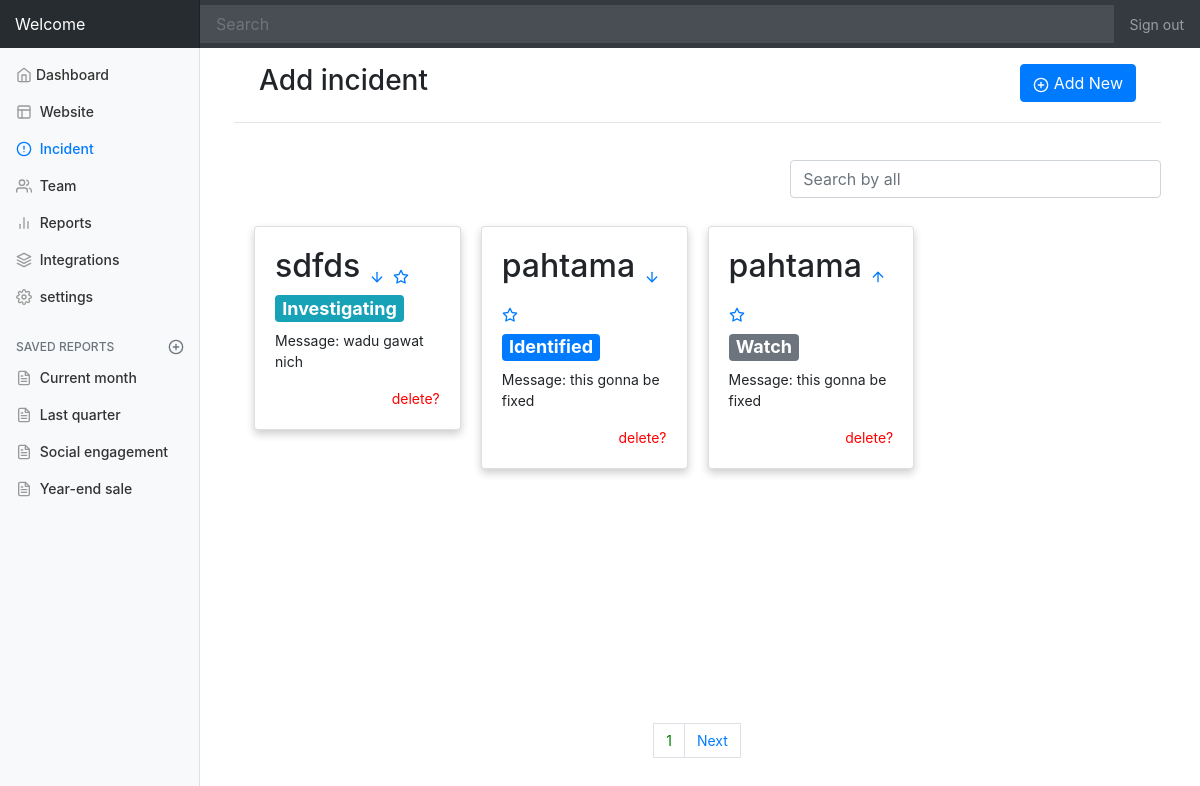
/dashboard/incident, run on an earlier commit of the app's database.
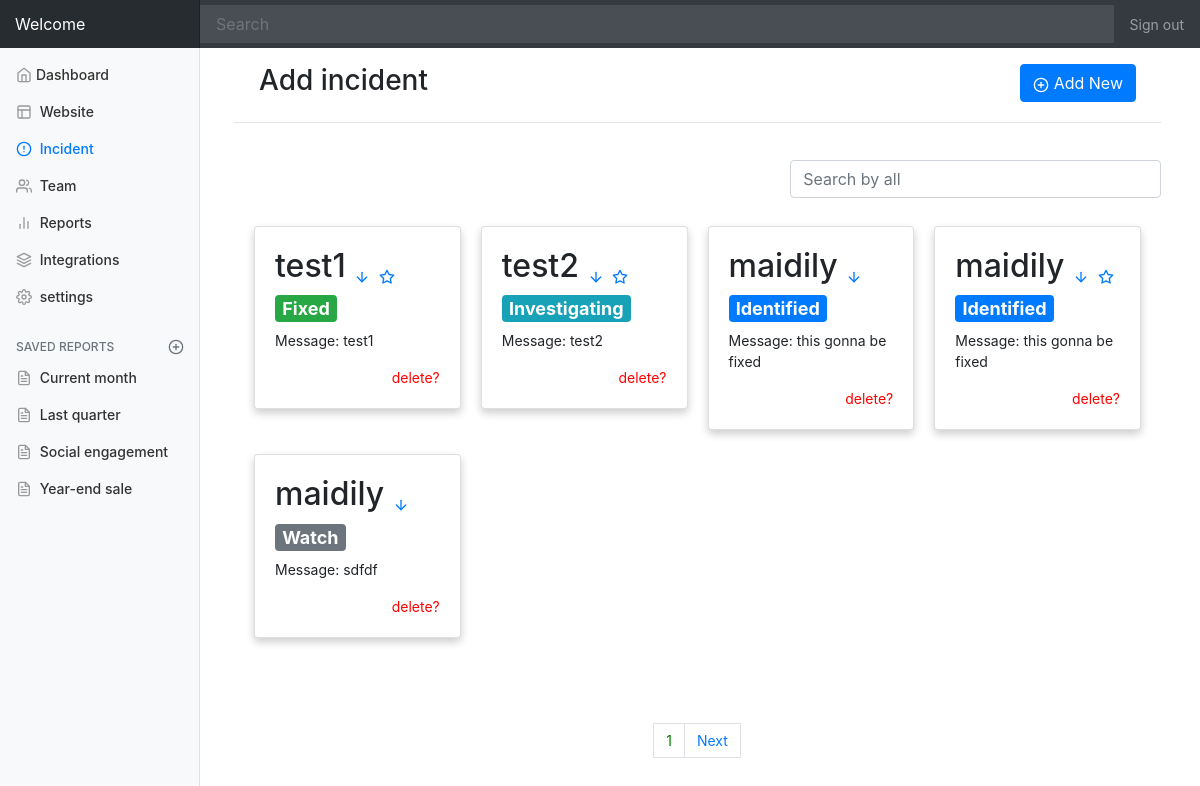
And on a later commit of the database.
### silinell/models.py (models this page shows, shortened)
class incident(models.Model):
    STATUS_ACTION_CHOICES = (
        ('Identified', 'identified'),
        ('Watch', 'watch'),
        ('Fixed', 'fixed'),
        ('Investigating', 'investigating'),
    )
    STATUS_UPTIME_CHOICES = (
        ('Down', 'Down'),
        ('Up', 'up'),
    )
    STATUS_STICKED_CHOICES = (
        ('Stikced', 'Stikced'),
        ('Un Stikced', 'Un Stikced'),
    )
    status_action = models.CharField(max_length=40, choices= STATUS_ACTION_CHOICES )
    status_webstie = models.CharField(max_length=40, choices= STATUS_UPTIME_CHOICES)
    stickied = models.CharField(max_length=40, choices= STATUS_STICKED_CHOICES, default="Stikced" )
    website_name = models.CharField(max_length=50)
    url = models.CharField(max_length=30, blank=True)
    message  = models.CharField(max_length=30, blank=True)

### silinell/views.py (the view, shortened to what this page needs)
# urls.py: path('dashboard/incident', views.dashboardAddwebsite.as_view(), name='incident_url'),
class dashboardAddwebsite(View):
    form_class = Formaddwebsbite
    initial = {'key': 'value'}
    template_name = 'dashboard/add-website.html'
    def get(self, request, *args, **kwargs):
        form = self.form_class(initial=self.initial)
        web_list = incident.objects.all().order_by('id')
        return render(request, self.template_name, {'form': form,'weblist_param': web_list})

### silinell/forms.py
class Formaddwebsbite(forms.ModelForm):
    class Meta:
        model = incident
        fields = '__all__'
        widget = {
        }

### silinell/templates/dashboard/add-website.html (shortened to what this page needs)
{% extends "dashboard/dashboard-base.html" %}
{% block content  %}
<div class="row">
<div class="col-md-6"><h3>Add incident</h3>
</div>
<div class="col-md-6">
<button type="button" style="float:right" class="btn btn-primary" data-toggle="modal" data-target="#exampleModal">
  <span data-toggle="tooltip" data-placement="top" data-feather="plus-circle"></span> Add New
</button></div>
</div>
<hr>
{% load static %}
{% load crispy_forms_tags %}
<br>
<input type="text" style="float:right;width:40%" class="form-control" id="searchaddwebsite" placeholder="Search by all">
<br>
<div class="thecontainer">
{% include "dashboard/add-website-component.html" %}
</div>
{% endblock %}

### silinell/templates/dashboard/dashboard-base.html (shortened to what this page needs)
<!doctype html>
<html lang="en">
  <head>
    {% load static %}
    <link href="{% static 'bootstrap/css/bootstrap.min.css'%}" rel="stylesheet">
    <link href="{% static 'bootstrap/css/dashboard.css' %}" rel="stylesheet">
  </head>
  <body>
    <nav class="navbar navbar-dark sticky-top bg-dark flex-md-nowrap p-0">
      <a class="navbar-brand col-sm-3 col-md-2 mr-0" href="#">Welcome</a>
      <input class="form-control form-control-dark w-100" type="text" placeholder="Search" aria-label="Search">
      <ul class="navbar-nav px-3">
        <li class="nav-item text-nowrap">
          <a class="nav-link" href="#">Sign out</a>
        </li>
      </ul>
    </nav>
    <div class="container-fluid">
      <div class="row">
        <nav class="col-md-2 d-none d-md-block bg-light sidebar">
          <div class="sidebar-sticky">
            <ul class="nav flex-column">
              <li class="nav-item">
                <a class="nav-link {% if request.path == '/dashboard/' %} active  {%endif%}" href="{% url 'dashboard' %}">
                  <span data-feather="home"></span>Dashboard </a>
              </li>
              <li class="nav-item">
                <a class="nav-link" href="#">
                  <span data-feather="layout"></span>
                  Website
                </a>
              </li>
              <li class="nav-item">
                <a class="nav-link {% if request.path == '/dashboard/incident' %} active  {%endif%}" href="{% url 'incident_url' %}">
                  <span data-feather="alert-circle"></span>
                   Incident
                </a>
              </li>
              <li class="nav-item">
                <a class="nav-link" href="#">
                  <span data-feather="users"></span>
                  Team
                </a>
              </li>
              <li class="nav-item">
                <a class="nav-link" href="#">
                  <span data-feather="bar-chart-2"></span>
                  Reports
                </a>
              </li>
              <li class="nav-item">
                <a class="nav-link" href="#">
                  <span data-feather="layers"></span>
                  Integrations
                </a>
              </li>
              <li class="nav-item">
                <a class="nav-link" href="#">
                  <span data-feather="settings"></span>
                  settings
                </a>
              </li>
            </ul>
            <h6 class="sidebar-heading d-flex justify-content-between align-items-center px-3 mt-4 mb-1 text-muted">
              <span>Saved reports</span>
              <a class="d-flex align-items-center text-muted" href="#">
                <span data-feather="plus-circle"></span>
              </a>
            </h6>
            <ul class="nav flex-column mb-2">
              <li class="nav-item">
                <a class="nav-link" href="#">
                  <span data-feather="file-text"></span>
                  Current month
                </a>
              </li>
              <li class="nav-item">
                <a class="nav-link" href="#">
                  <span data-feather="file-text"></span>
                  Last quarter
                </a>
              </li>
              <li class="nav-item">
                <a class="nav-link" href="#">
                  <span data-feather="file-text"></span>
                  Social engagement
                </a>
              </li>
              <li class="nav-item">
                <a class="nav-link" href="#">
                  <span data-feather="file-text"></span>
                  Year-end sale
                </a>
              </li>
            </ul>
          </div>
        </nav>
      </div>
       <main role="main" class="col-md-9 ml-sm-auto col-lg-10 pt-3 px-4">
      {% block content %}
      {% endblock %}
       </main>
    </div>
  </body>
</html>

### silinell/templates/dashboard/add-website-component.html (shortened to what this page needs)
{% load static %}
<br>
<div style="height:500px">
<div class= "row" >
{% for web in weblist_param %}
<div class ="column">
<div class="card line-content mt-4" >
  <div class="card-body">
     <h2>
         {{web.website_name}}
          {% if web.status_webstie == 'Up' %}
        <a href="#" data-toggle="tooltip"  title="this incident is UP"><span data-toggle="tooltip" data-placement="top" data-feather="arrow-up"></span></a>
        {%else%}
         <a href="#" data-toggle="tooltip"  title="this incident is Down"><span data-toggle="tooltip" data-placement="top" data-feather="arrow-down"></span></a>
          {%endif%}
           {% if web.stickied == 'Stikced' %}
        <a href="#" data-toggle="tooltip"  title="this incident is stickied"><span data-toggle="tooltip" data-placement="top" data-feather="star"></span></a>
          {%endif%}
        </h2>
      <h4>
      {% if web.status_action == 'Identified' %}
       <span class="badge badge-primary"> {{web.status_action}}</span>
      {% elif web.status_action == 'Fixed' %}
       <span class="badge badge-success"> {{web.status_action}}</span>
      {% elif web.status_action == 'Watch' %}
       <span class="badge badge-secondary"> {{web.status_action}}</span>
      {% elif web.status_action == 'Investigating' %}
       <span class="badge badge-info"> {{web.status_action}}</span>
      {%endif%}
      </h4>
      <p>Message:&nbsp;{{web.message}}</p>
      <a class="confirm-delete" style="float:right;color:red"  href="{% url 'incident_url_del' pk=web.id %}">delete?</a>
</div>
</div>
</div>
{% endfor %}
</div>
</div>
<br>
<center>
<nav aria-label="Page navigation example">
<ul  class="pagination  justify-content-center"id="pagin">
</ul>
</nav>
</center>

### silinell/templates/dashboard/add-website-component.html (style rules this page uses)
.row { margin: 0 10px; }
.row:after { content: ""; display: table; clear: both; }
.column { float: left; width: 25%; padding: 0 10px; }
.card { box-shadow: 0 4px 8px 0 rgba(0,0,0,0.2); transition: 0.3s; width: 100%; }

What changed in the data, as far as the page shows it:
removed incident: website_name "sdfds", status_webstie "Down" (drawn), stickied "Stikced" (drawn), status_action "Investigating", message "wadu gawat nich"
removed incident: website_name "pahtama", status_webstie "Down" (drawn), stickied "Stikced" (drawn), status_action "Identified", message "this gonna be fixed"
removed incident: website_name "pahtama", status_webstie "Up" (drawn), stickied "Stikced" (drawn), status_action "Watch", message "this gonna be fixed"
added incident: website_name "test1", status_webstie "Down" (drawn), stickied "Stikced" (drawn), status_action "Fixed", message "test1"
added incident: website_name "test2", status_webstie "Down" (drawn), stickied "Stikced" (drawn), status_action "Investigating", message "test2"
added incident: website_name "maidily", status_webstie "Down" (drawn), status_action "Identified", message "this gonna be fixed"
added incident: website_name "maidily", status_webstie "Down" (drawn), stickied "Stikced" (drawn), status_action "Identified", message "this gonna be fixed"
added incident: website_name "maidily", status_webstie "Down" (drawn), status_action "Watch", message "sdfdf"
